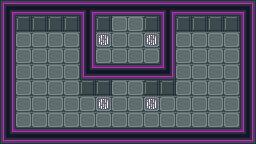

Tiled map render using the project's own tile images. Description and the whole map definition, tile-layer contents included, below:
An orthogonal 16x9 tile map with 16x16 px tiles, 1 tile layer (Art), 1 hidden layer not drawn, 3 tilesets and 12 objects (4x Lock, 4x QuballMulti, 2x DoubleDoor, Exit, Player).

<map version="1.2" tiledversion="1.3.1" orientation="orthogonal" renderorder="right-down" compressionlevel="0" width="16" height="9" tilewidth="16" tileheight="16" infinite="0" nextlayerid="6" nextobjectid="23">
 <properties>
  <property name="Gates">Apply X multi on indices (qubits 19, [1, 2]).
Apply X multi on indices (qubits 20, [0, 3]).
Apply X multi on indices (qubits 21, [0]).
Apply X multi on indices (qubits 22, [3]).</property>
 </properties>
 <tileset firstgid="1" source="../tilesets/industrial-sprite-sheet-DeadEnd-LMZ.tsx" />
 <tileset firstgid="205" source="../tilesets/sprites.tsx" />
 <tileset firstgid="212" source="../tilesets/wire_tileset.tsx" />
 <layer id="1" name="Art" width="16" height="9">
  <data encoding="csv">
4,6,6,6,6,15,6,6,6,6,15,6,6,6,6,5,
7,30,30,30,30,7,30,21,21,30,7,30,30,30,30,7,
7,21,21,21,21,7,190,21,21,190,7,21,21,21,21,7,
7,21,21,21,21,7,21,21,21,21,7,21,21,21,21,7,
7,21,21,21,21,16,6,6,6,6,17,21,21,21,21,7,
7,21,21,21,21,30,30,21,21,30,30,21,21,21,21,7,
7,21,21,21,21,21,190,21,21,190,21,21,21,21,21,7,
7,21,21,21,21,21,21,21,21,21,21,21,21,21,21,7,
16,6,6,6,6,6,6,6,6,6,6,6,6,6,6,17
</data>
 </layer>
 <layer id="2" name="Collision" width="16" height="9" visible="0">
  <properties>
   <property name="Collision" type="bool" value="true" />
  </properties>
  <data encoding="csv">
101,101,101,101,101,101,101,101,101,101,101,101,101,101,101,101,
101,101,101,101,101,101,101,0,0,101,101,101,101,101,101,101,
101,0,0,0,0,101,0,0,0,0,101,0,0,0,0,101,
101,0,0,0,0,101,0,0,0,0,101,0,0,0,0,101,
101,0,0,0,0,101,101,0,0,101,101,0,0,0,0,101,
101,0,0,0,0,101,101,0,0,101,101,0,0,0,0,101,
101,0,0,0,0,0,0,0,0,0,0,0,0,0,0,101,
101,0,0,0,0,0,0,0,0,0,0,0,0,0,0,101,
101,101,101,101,101,101,101,101,101,101,101,101,101,101,101,101
</data>
 </layer>
 <objectgroup id="3" name="Objects">
  <object id="1" name="Exit" type="Exit" x="112" y="16" width="32" height="16" />
  <object id="2" name="Player" type="Player" gid="205" x="112" y="128" width="16" height="16" />
  <object id="3" name="DoubleDoor" type="DoubleDoor" gid="211" x="112" y="32" width="32" height="16">
   <properties>
    <property name="Controls" value="unlocked [15, 18]" />
   </properties>
  </object>
  <object id="14" name="Lock 1" type="Lock" gid="207" x="144" y="96" width="16" height="16">
   <properties>
    <property name="Code" value="1" />
    <property name="ControlsMulti" value="activated [cell (9, 6)]" />
   </properties>
  </object>
  <object id="15" name="Lock 4" type="Lock" gid="208" x="144" y="32" width="16" height="16">
   <properties>
    <property name="Code" value="1000" />
    <property name="ControlsMulti" value="activated [cell (9, 2)]" />
   </properties>
  </object>
  <object id="16" name="DoubleDoor" type="DoubleDoor" gid="211" x="112" y="96" width="32" height="16">
   <properties>
    <property name="Controls" value="unlocked [14, 17]" />
   </properties>
  </object>
  <object id="17" name="Lock 4" type="Lock" gid="208" x="96" y="96" width="16" height="16">
   <properties>
    <property name="Code" value="0110" />
    <property name="ControlsMulti" value="activated [cell (6, 6)]" />
   </properties>
  </object>
  <object id="18" name="Lock 4" type="Lock" gid="208" x="96" y="32" width="16" height="16">
   <properties>
    <property name="Code" value="0001" />
    <property name="ControlsMulti" value="activated [cell (6, 2)]" />
   </properties>
  </object>
  <object id="19" name="QuballMulti" type="QuballMulti" gid="210" x="48" y="112" width="16" height="16" />
  <object id="20" name="QuballMulti" type="QuballMulti" gid="210" x="48" y="64" width="16" height="16" />
  <object id="21" name="QuballMulti" type="QuballMulti" gid="210" x="192" y="112" width="16" height="16" />
  <object id="22" name="QuballMulti" type="QuballMulti" gid="210" x="192" y="64" width="16" height="16" />
 </objectgroup>
</map>
